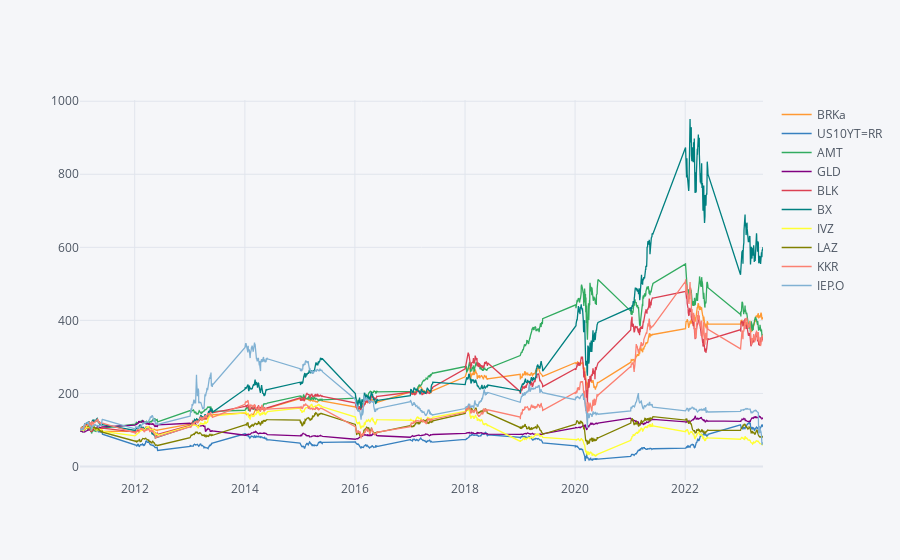

Notebook code cell kept with this figure:
### Code cell
data.normalize().iplot(kind='lines')

### Figure 1 — Plotly figure (JSON) as saved in the notebook; plotly's stock layout.template omitted (floating-point values rounded to 4 significant figures; data arrays with more than 128 entries replaced by an {"elided": "..."} marker saying what was removed)
{"data": [{"line": {"color": "rgba(255, 153, 51, 1.0)", "dash": "solid", "shape": "linear", "width": 1.3}, "mode": "lines", "name": "BRKa", "text": "", "type": "scatter", "x": {"elided": "1351 str values"}, "y": {"elided": "1351 float values"}}, {"line": {"color": "rgba(55, 128, 191, 1.0)", "dash": "solid", "shape": "linear", "width": 1.3}, "mode": "lines", "name": "US10YT=RR", "text": "", "type": "scatter", "x": {"elided": "1351 str values"}, "y": {"elided": "1351 float values"}}, {"line": {"color": "rgba(50, 171, 96, 1.0)", "dash": "solid", "shape": "linear", "width": 1.3}, "mode": "lines", "name": "AMT", "text": "", "type": "scatter", "x": {"elided": "1351 str values"}, "y": {"elided": "1351 float values"}}, {"line": {"color": "rgba(128, 0, 128, 1.0)", "dash": "solid", "shape": "linear", "width": 1.3}, "mode": "lines", "name": "GLD", "text": "", "type": "scatter", "x": {"elided": "1351 str values"}, "y": {"elided": "1351 float values"}}, {"line": {"color": "rgba(219, 64, 82, 1.0)", "dash": "solid", "shape": "linear", "width": 1.3}, "mode": "lines", "name": "BLK", "text": "", "type": "scatter", "x": {"elided": "1351 str values"}, "y": {"elided": "1351 float values"}}, {"line": {"color": "rgba(0, 128, 128, 1.0)", "dash": "solid", "shape": "linear", "width": 1.3}, "mode": "lines", "name": "BX", "text": "", "type": "scatter", "x": {"elided": "1351 str values"}, "y": {"elided": "1351 float values"}}, {"line": {"color": "rgba(255, 255, 51, 1.0)", "dash": "solid", "shape": "linear", "width": 1.3}, "mode": "lines", "name": "IVZ", "text": "", "type": "scatter", "x": {"elided": "1351 str values"}, "y": {"elided": "1351 float values"}}, {"line": {"color": "rgba(128, 128, 0, 1.0)", "dash": "solid", "shape": "linear", "width": 1.3}, "mode": "lines", "name": "LAZ", "text": "", "type": "scatter", "x": {"elided": "1351 str values"}, "y": {"elided": "1351 float values"}}, {"line": {"color": "rgba(251, 128, 114, 1.0)", "dash": "solid", "shape": "linear", "width": 1.3}, "mode": "lines", "name": "KKR", "text": "", "type": "scatter", "x": {"elided": "1351 str values"}, "y": {"elided": "1351 float values"}}, {"line": {"color": "rgba(128, 177, 211, 1.0)", "dash": "solid", "shape": "linear", "width": 1.3}, "mode": "lines", "name": "IEP.O", "text": "", "type": "scatter", "x": {"elided": "1351 str values"}, "y": {"elided": "1351 float values"}}], "layout": {"legend": {"bgcolor": "#F5F6F9", "font": {"color": "#4D5663"}}, "paper_bgcolor": "#F5F6F9", "plot_bgcolor": "#F5F6F9", "title": {"font": {"color": "#4D5663"}}, "xaxis": {"gridcolor": "#E1E5ED", "showgrid": true, "tickfont": {"color": "#4D5663"}, "title": {"font": {"color": "#4D5663"}, "text": ""}, "zerolinecolor": "#E1E5ED"}, "yaxis": {"gridcolor": "#E1E5ED", "showgrid": true, "tickfont": {"color": "#4D5663"}, "title": {"font": {"color": "#4D5663"}, "text": ""}, "zerolinecolor": "#E1E5ED"}}}
